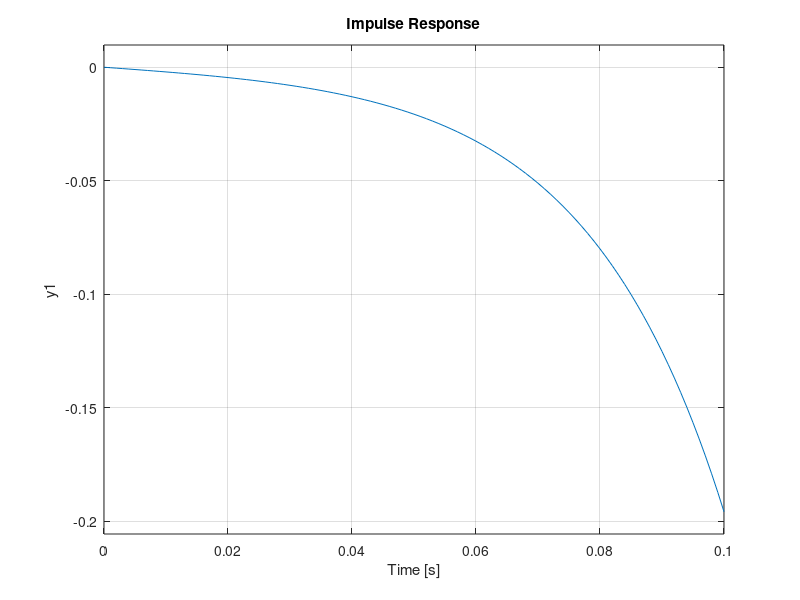
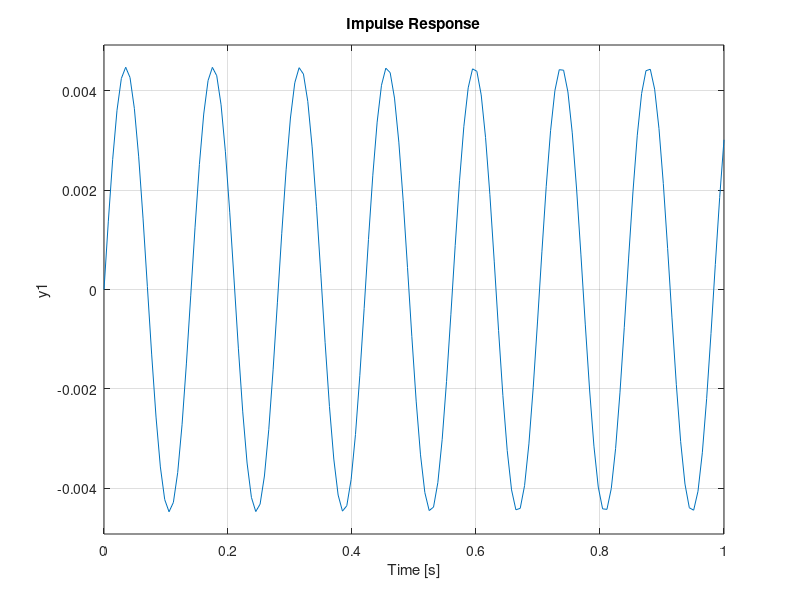

Here is the MATLAB script that generated these plots, in order:
A1=[0 1; 2000 0];
B1=[0; -0.2];
C=[1 0];
D=[0];
S1=ss(A1, B1, C, D);
impulse(S1,0.1)
A2=[0 1; -2000 0];
B2=[0; 0.2];
S2=ss(A2, B2, C, D);
figure, impulse(S2,1)